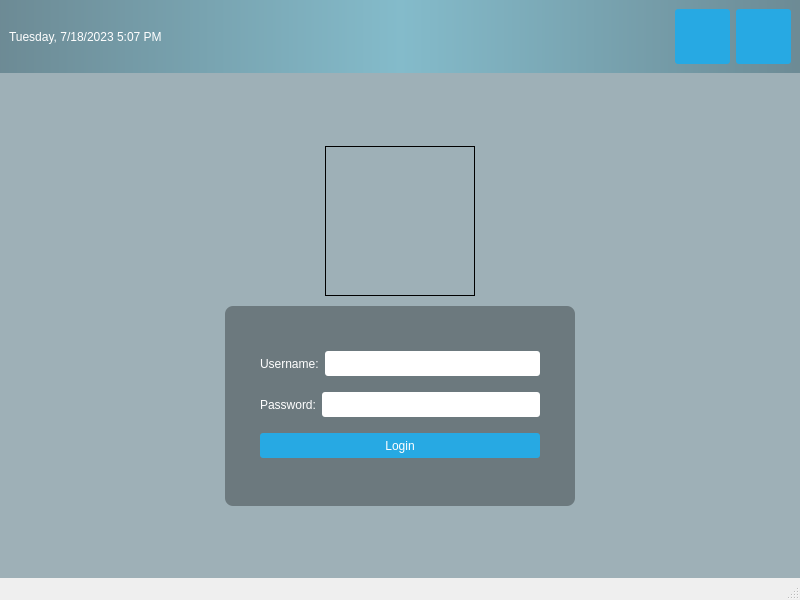
<?xml version="1.0" encoding="UTF-8"?>
<ui version="4.0">
 <class>loginScreen_MainWindow</class>
 <widget class="QMainWindow" name="loginScreen_MainWindow">
  <property name="geometry">
   <rect>
    <x>0</x>
    <y>0</y>
    <width>800</width>
    <height>600</height>
   </rect>
  </property>
  <property name="windowTitle">
   <string>MainWindow</string>
  </property>
  <property name="styleSheet">
   <string notr="true">#centralWidget {
 background: rgba(32, 80, 96, 100);
 }

#topPanel { 
background-color: qlineargradient(spread:reflect, x1:0.5, y1:0, x2:0, y2:0, stop:0 rgba(91, 204, 233, 100), stop:1 rgba(32, 80, 96, 100));
 }

#loginForm
{
 background: rgba(0, 0, 0, 80);
 border-radius: 8px;
}

QLabel { color: white; }

QLineEdit { border-radius: 3px; }

QPushButton
{
  color: white;
  background-color: #27a9e3;
  border-width: 0px;
  border-radius: 3px;
}

QPushButton:hover { background-color: #66c011; }</string>
  </property>
  <widget class="QWidget" name="centralWidget">
   <layout class="QVBoxLayout" name="verticalLayout">
    <property name="spacing">
     <number>0</number>
    </property>
    <property name="leftMargin">
     <number>0</number>
    </property>
    <property name="topMargin">
     <number>0</number>
    </property>
    <property name="rightMargin">
     <number>0</number>
    </property>
    <property name="bottomMargin">
     <number>0</number>
    </property>
    <item>
     <widget class="QWidget" name="topPanel" native="true">
      <layout class="QHBoxLayout" name="horizontalLayout">
       <item>
        <widget class="QLabel" name="currentDateTime_label">
         <property name="text">
          <string>Tuesday, 7/18/2023 5:07 PM</string>
         </property>
        </widget>
       </item>
       <item>
        <spacer name="horizontalSpacer">
         <property name="orientation">
          <enum>Qt::Horizontal</enum>
         </property>
         <property name="sizeHint" stdset="0">
          <size>
           <width>40</width>
           <height>20</height>
          </size>
         </property>
        </spacer>
       </item>
       <item>
        <widget class="QPushButton" name="pushButton_2">
         <property name="sizePolicy">
          <sizepolicy hsizetype="Fixed" vsizetype="Fixed">
           <horstretch>0</horstretch>
           <verstretch>0</verstretch>
          </sizepolicy>
         </property>
         <property name="minimumSize">
          <size>
           <width>55</width>
           <height>55</height>
          </size>
         </property>
         <property name="text">
          <string/>
         </property>
        </widget>
       </item>
       <item>
        <widget class="QPushButton" name="pushButton_3">
         <property name="sizePolicy">
          <sizepolicy hsizetype="Fixed" vsizetype="Fixed">
           <horstretch>0</horstretch>
           <verstretch>0</verstretch>
          </sizepolicy>
         </property>
         <property name="minimumSize">
          <size>
           <width>55</width>
           <height>55</height>
          </size>
         </property>
         <property name="text">
          <string/>
         </property>
        </widget>
       </item>
      </layout>
     </widget>
    </item>
    <item>
     <layout class="QHBoxLayout" name="spacer_3">
      <property name="topMargin">
       <number>0</number>
      </property>
      <item>
       <spacer name="verticalSpacer_3">
        <property name="orientation">
         <enum>Qt::Vertical</enum>
        </property>
        <property name="sizeHint" stdset="0">
         <size>
          <width>20</width>
          <height>40</height>
         </size>
        </property>
       </spacer>
      </item>
     </layout>
    </item>
    <item>
     <layout class="QHBoxLayout" name="middlePanel">
      <property name="topMargin">
       <number>0</number>
      </property>
      <property name="bottomMargin">
       <number>0</number>
      </property>
      <item>
       <widget class="QLabel" name="logo_label">
        <property name="sizePolicy">
         <sizepolicy hsizetype="Fixed" vsizetype="Fixed">
          <horstretch>0</horstretch>
          <verstretch>0</verstretch>
         </sizepolicy>
        </property>
        <property name="minimumSize">
         <size>
          <width>150</width>
          <height>150</height>
         </size>
        </property>
        <property name="styleSheet">
         <string notr="true">border: 1px solid;</string>
        </property>
        <property name="text">
         <string/>
        </property>
       </widget>
      </item>
     </layout>
    </item>
    <item>
     <layout class="QHBoxLayout" name="spacer_2">
      <property name="topMargin">
       <number>0</number>
      </property>
      <item>
       <spacer name="verticalSpacer_4">
        <property name="orientation">
         <enum>Qt::Vertical</enum>
        </property>
        <property name="sizeType">
         <enum>QSizePolicy::Fixed</enum>
        </property>
        <property name="sizeHint" stdset="0">
         <size>
          <width>0</width>
          <height>10</height>
         </size>
        </property>
       </spacer>
      </item>
     </layout>
    </item>
    <item>
     <layout class="QHBoxLayout" name="bottomPanel">
      <property name="leftMargin">
       <number>0</number>
      </property>
      <property name="topMargin">
       <number>0</number>
      </property>
      <item>
       <widget class="QWidget" name="loginForm" native="true">
        <property name="sizePolicy">
         <sizepolicy hsizetype="Fixed" vsizetype="Fixed">
          <horstretch>0</horstretch>
          <verstretch>0</verstretch>
         </sizepolicy>
        </property>
        <property name="minimumSize">
         <size>
          <width>350</width>
          <height>200</height>
         </size>
        </property>
        <property name="styleSheet">
         <string notr="true">#loginForm_verticalWidget { border: 1px solid; }</string>
        </property>
        <layout class="QVBoxLayout" name="verticalLayout_2">
         <property name="leftMargin">
          <number>35</number>
         </property>
         <property name="topMargin">
          <number>35</number>
         </property>
         <property name="rightMargin">
          <number>35</number>
         </property>
         <property name="bottomMargin">
          <number>35</number>
         </property>
         <item>
          <layout class="QHBoxLayout" name="horizontalLayout_6">
           <item>
            <widget class="QLabel" name="label">
             <property name="minimumSize">
              <size>
               <width>0</width>
               <height>25</height>
              </size>
             </property>
             <property name="text">
              <string>Username:</string>
             </property>
            </widget>
           </item>
           <item>
            <widget class="QLineEdit" name="username_lineEdit">
             <property name="minimumSize">
              <size>
               <width>0</width>
               <height>25</height>
              </size>
             </property>
            </widget>
           </item>
          </layout>
         </item>
         <item>
          <layout class="QHBoxLayout" name="horizontalLayout_5">
           <item>
            <widget class="QLabel" name="label_2">
             <property name="minimumSize">
              <size>
               <width>0</width>
               <height>25</height>
              </size>
             </property>
             <property name="text">
              <string>Password:</string>
             </property>
            </widget>
           </item>
           <item>
            <widget class="QLineEdit" name="password_lineEdit">
             <property name="minimumSize">
              <size>
               <width>0</width>
               <height>25</height>
              </size>
             </property>
            </widget>
           </item>
          </layout>
         </item>
         <item>
          <widget class="QPushButton" name="login_pushButton">
           <property name="minimumSize">
            <size>
             <width>0</width>
             <height>25</height>
            </size>
           </property>
           <property name="text">
            <string>Login</string>
           </property>
          </widget>
         </item>
        </layout>
       </widget>
      </item>
     </layout>
    </item>
    <item>
     <layout class="QHBoxLayout" name="spacer">
      <property name="topMargin">
       <number>0</number>
      </property>
      <item>
       <spacer name="verticalSpacer">
        <property name="orientation">
         <enum>Qt::Vertical</enum>
        </property>
        <property name="sizeHint" stdset="0">
         <size>
          <width>20</width>
          <height>40</height>
         </size>
        </property>
       </spacer>
      </item>
     </layout>
    </item>
   </layout>
  </widget>
  <widget class="QMenuBar" name="menubar">
   <property name="geometry">
    <rect>
     <x>0</x>
     <y>0</y>
     <width>800</width>
     <height>21</height>
    </rect>
   </property>
  </widget>
  <widget class="QStatusBar" name="statusbar"/>
 </widget>
 <resources/>
 <connections/>
</ui>
